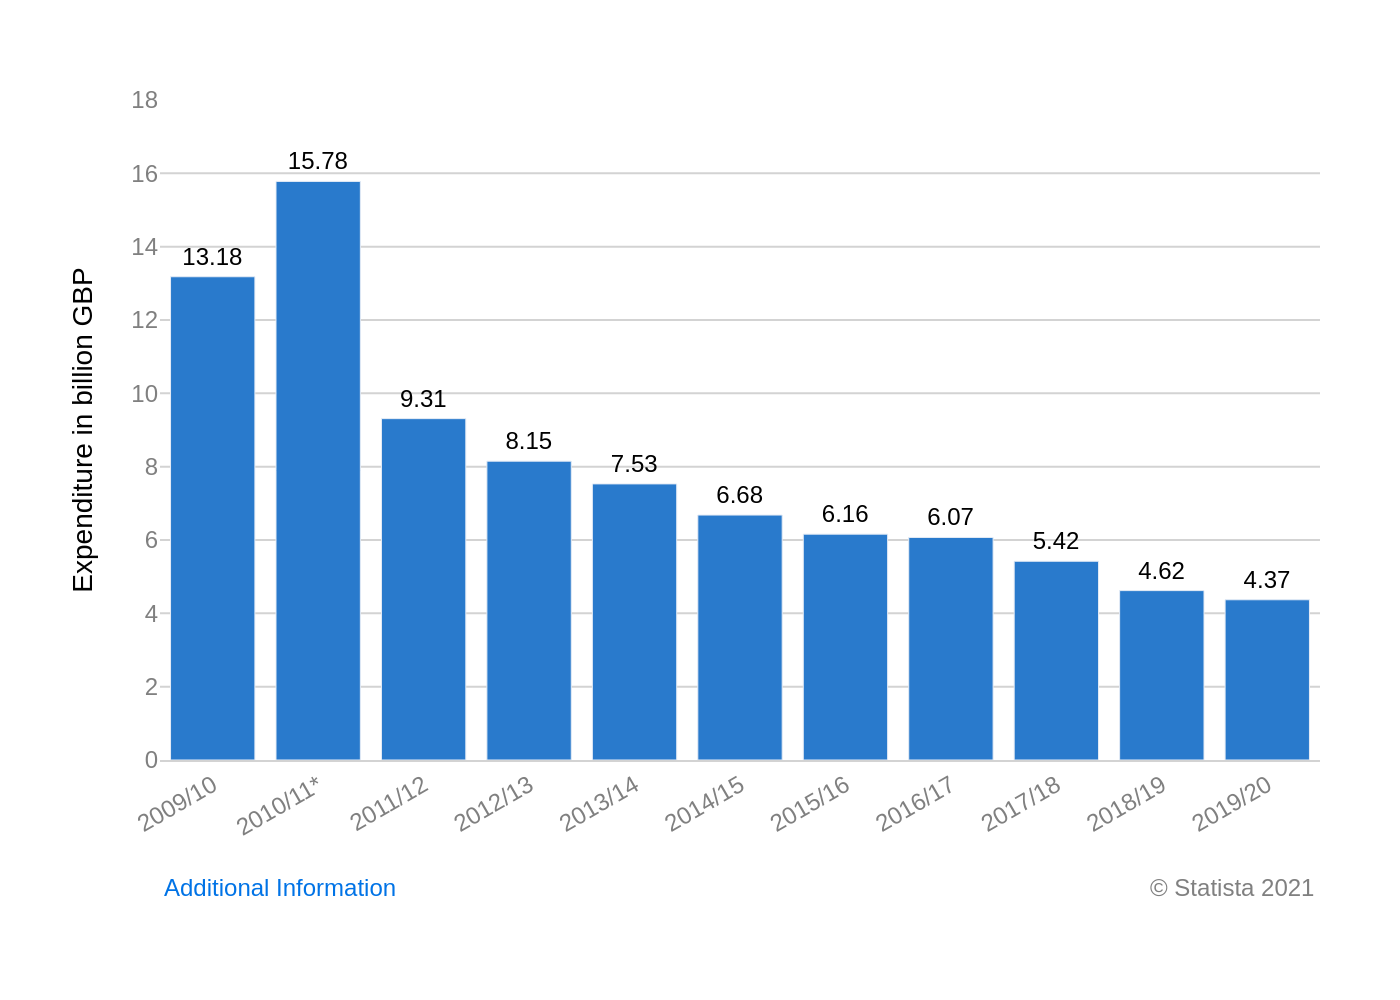

Generate this figure with Python:
import sys
import json
import os
import plotly.graph_objects as go

# Check if a file path is provided as a command-line argument
if len(sys.argv) != 2:
    print("Usage: python recreate_chart.py <path_to_json_file>")
    sys.exit(1)

json_path = sys.argv[1]

# Check if the JSON file exists
if not os.path.exists(json_path):
    print(f"Error: JSON file not found at '{json_path}'")
    sys.exit(1)

# Load the chart data and configuration from the JSON file
try:
    with open(json_path, 'r', encoding='utf-8') as f:
        chart_info = json.load(f)
except json.JSONDecodeError:
    print(f"Error: Invalid JSON format in '{json_path}'")
    sys.exit(1)

# Extract data, texts, and colors from the loaded JSON
chart_data = chart_info.get('chart_data', [])
texts = chart_info.get('texts', {})
colors = chart_info.get('colors', [])

# Prepare data for Plotly
categories = [item['category'] for item in chart_data]
values = [item['value'] for item in chart_data]

# Create the figure object
fig = go.Figure()

# Add the bar trace
fig.add_trace(go.Bar(
    x=categories,
    y=values,
    text=[f'{v:.2f}' for v in values],
    textposition='outside',
    marker_color=colors[0] if colors else '#1f77b4',
    cliponaxis=False,  # Prevents text labels from being clipped
    textfont=dict(family="Arial", size=12, color='black')
))

# Configure the layout
annotations = []
if texts.get('note'):
    annotations.append(
        dict(
            xref='paper', yref='paper',
            x=0, y=-0.22,
            xanchor='left', yanchor='bottom',
            text=texts['note'],
            showarrow=False,
            font=dict(family="Arial", size=12, color="#0073e6")
        )
    )
if texts.get('source'):
    annotations.append(
        dict(
            xref='paper', yref='paper',
            x=1, y=-0.22,
            xanchor='right', yanchor='bottom',
            text=texts['source'],
            showarrow=False,
            font=dict(family="Arial", size=12, color="grey")
        )
    )

fig.update_layout(
    plot_bgcolor='white',
    paper_bgcolor='white',
    font=dict(family="Arial", color='black'),
    xaxis=dict(
        title_text=texts.get('x_axis_title'),
        tickangle=-30,
        showgrid=False,
        linecolor='lightgrey',
        tickfont=dict(family="Arial", size=12, color='grey')
    ),
    yaxis=dict(
        title_text=texts.get('y_axis_title'),
        range=[0, 18],
        showgrid=True,
        gridcolor='lightgrey',
        gridwidth=1,
        tickfont=dict(family="Arial", size=12, color='grey')
    ),
    showlegend=False,
    margin=dict(t=50, b=120, l=80, r=40),
    annotations=annotations
)

# Determine the output filename from the input JSON path
base_filename = os.path.splitext(os.path.basename(json_path))[0]
output_filename = f"{base_filename}.png"

# Save the figure to a PNG file
fig.write_image(output_filename, scale=2)

print(f"Chart successfully generated and saved as '{output_filename}'")
